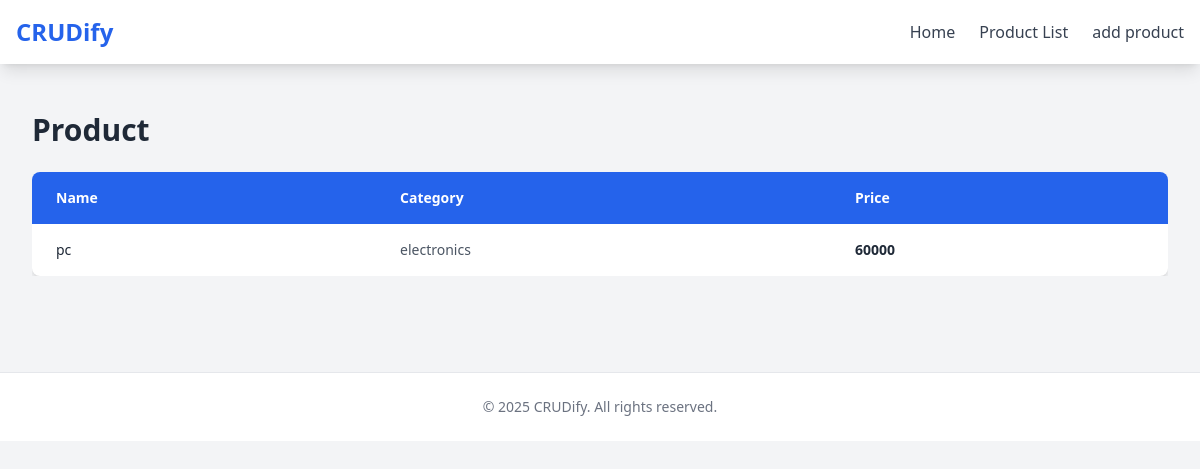
Screenshot of /view-product/1 with the database file from the repository.
### product/models.py (models this page shows)
class productModel(models.Model):
    name =models.CharField(max_length=100)
    category = models.CharField(max_length=100)
    price = models.IntegerField()

### crud2/views.py (the view)
# urls.py: path('view-product/<str:id>', viewProduct, name='viewProduct'),
def viewProduct(request,id):
    productData = productModel.objects.get(id=id)
    return render(request, 'viewProduct.html', {'product':productData})

### templates/viewProduct.html
{% extends "master.html" %}
{% block body %}
<section class="max-w-7xl mx-auto px-4 sm:px-6 lg:px-8 py-12">
    <h2 class="text-3xl font-bold text-gray-800 mb-6">Product</h2>
    <div class="overflow-x-auto">
      <table class="min-w-full bg-white shadow-md rounded-lg overflow-hidden">
        <thead class="bg-blue-600 text-white">
          <tr>
            <th class="text-left px-6 py-4 text-sm font-semibold">Name</th>
            <th class="text-left px-6 py-4 text-sm font-semibold">Category</th>
            <th class="text-left px-6 py-4 text-sm font-semibold">Price</th>
          </tr>
        </thead>
        <tbody class="divide-y divide-gray-200">
          <tr class="hover:bg-gray-50 transition">
            <td class="px-6 py-4 text-sm font-medium text-gray-800">{{ product.name }}</td>
            <td class="px-6 py-4 text-sm text-gray-600">{{ product.category }}</td>
            <td class="px-6 py-4 text-sm text-gray-800 font-semibold">{{ product.price }}</td>
          </tr>
        </tbody>
      </table>
    </div>
  </section>
{% endblock body %}

### rows the page displays
productModel: name "pc", category "electronics", price "60000"
